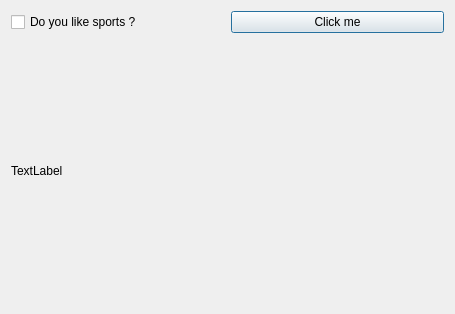
<?xml version="1.0" encoding="UTF-8"?>
<ui version="4.0">
 <class>Dialog</class>
 <widget class="QDialog" name="Dialog">
  <property name="geometry">
   <rect>
    <x>0</x>
    <y>0</y>
    <width>455</width>
    <height>314</height>
   </rect>
  </property>
  <property name="windowTitle">
   <string>Dialog</string>
  </property>
  <layout class="QVBoxLayout" name="verticalLayout">
   <item>
    <layout class="QHBoxLayout" name="horizontalLayout">
     <item>
      <widget class="QCheckBox" name="checkBox">
       <property name="text">
        <string>Do you like sports ?</string>
       </property>
      </widget>
     </item>
     <item>
      <widget class="QPushButton" name="pushButton">
       <property name="text">
        <string>Click me</string>
       </property>
      </widget>
     </item>
    </layout>
   </item>
   <item>
    <widget class="QLabel" name="label">
     <property name="text">
      <string>TextLabel</string>
     </property>
    </widget>
   </item>
  </layout>
 </widget>
 <resources/>
 <connections/>
</ui>
